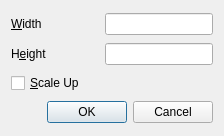
<?xml version="1.0" encoding="UTF-8"?>
<ui version="4.0">
 <class>AddCopyProfileWindow</class>
 <widget class="QDialog" name="AddCopyProfileWindow">
  <property name="geometry">
   <rect>
    <x>0</x>
    <y>0</y>
    <width>224</width>
    <height>136</height>
   </rect>
  </property>
  <property name="windowTitle">
   <string>Add Copy Profile</string>
  </property>
  <property name="windowIcon">
   <iconset>
    <normaloff>../assets/icon.ico</normaloff>../assets/icon.ico</iconset>
  </property>
  <layout class="QGridLayout" name="gridLayout">
   <item row="0" column="0">
    <widget class="QLabel" name="lblWidth">
     <property name="text">
      <string>&amp;Width</string>
     </property>
     <property name="buddy">
      <cstring>leWidth</cstring>
     </property>
    </widget>
   </item>
   <item row="1" column="0">
    <widget class="QLabel" name="lblHeight">
     <property name="text">
      <string>H&amp;eight</string>
     </property>
     <property name="buddy">
      <cstring>leHeight</cstring>
     </property>
    </widget>
   </item>
   <item row="3" column="0" colspan="2">
    <widget class="QDialogButtonBox" name="buttonBox">
     <property name="orientation">
      <enum>Qt::Horizontal</enum>
     </property>
     <property name="standardButtons">
      <set>QDialogButtonBox::Cancel|QDialogButtonBox::Ok</set>
     </property>
    </widget>
   </item>
   <item row="2" column="0" colspan="2">
    <widget class="QCheckBox" name="cbScaleUp">
     <property name="text">
      <string>&amp;Scale Up</string>
     </property>
    </widget>
   </item>
   <item row="0" column="1">
    <widget class="QLineEdit" name="leWidth">
     <property name="sizePolicy">
      <sizepolicy hsizetype="Preferred" vsizetype="Fixed">
       <horstretch>0</horstretch>
       <verstretch>0</verstretch>
      </sizepolicy>
     </property>
    </widget>
   </item>
   <item row="1" column="1">
    <widget class="QLineEdit" name="leHeight">
     <property name="sizePolicy">
      <sizepolicy hsizetype="Preferred" vsizetype="Fixed">
       <horstretch>0</horstretch>
       <verstretch>0</verstretch>
      </sizepolicy>
     </property>
    </widget>
   </item>
  </layout>
 </widget>
 <resources/>
 <connections>
  <connection>
   <sender>buttonBox</sender>
   <signal>accepted()</signal>
   <receiver>AddCopyProfileWindow</receiver>
   <slot>accept()</slot>
   <hints>
    <hint type="sourcelabel">
     <x>248</x>
     <y>254</y>
    </hint>
    <hint type="destinationlabel">
     <x>157</x>
     <y>274</y>
    </hint>
   </hints>
  </connection>
  <connection>
   <sender>buttonBox</sender>
   <signal>rejected()</signal>
   <receiver>AddCopyProfileWindow</receiver>
   <slot>reject()</slot>
   <hints>
    <hint type="sourcelabel">
     <x>316</x>
     <y>260</y>
    </hint>
    <hint type="destinationlabel">
     <x>286</x>
     <y>274</y>
    </hint>
   </hints>
  </connection>
 </connections>
</ui>
